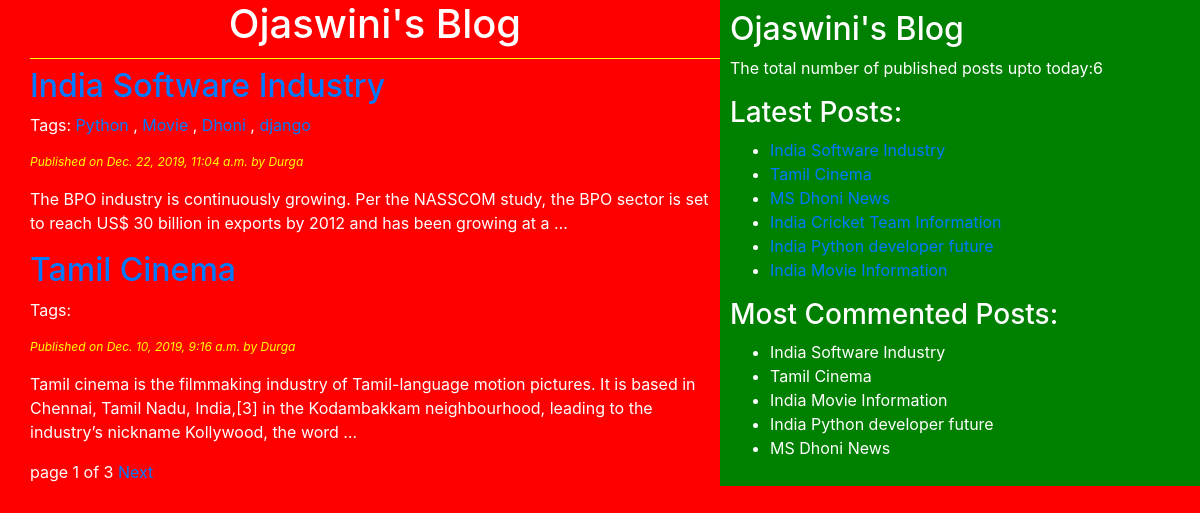
The page / on the database its author committed.
### blog/models.py (models this page shows, shortened)
class Post(models.Model):
    STATUS_CHOICES=(('draft','Draft'),('published','Published'))
    title=models.CharField(max_length=264)
    slug=models.SlugField(max_length=264,unique_for_date='publish')
    author=models.ForeignKey(User,on_delete=models.PROTECT,related_name='blog_posts')
    body=models.TextField()
    publish=models.DateTimeField(default=timezone.now)
    created=models.DateTimeField(auto_now_add=True)
    updated=models.DateTimeField(auto_now_add=True)
    status=models.CharField(max_length=10,choices=STATUS_CHOICES,default='draft')
    objects=CustomManager()
    tags=TaggableManager()
    class Meta:
        ordering=('-publish',)
    def get_absolute_url(self):
        return reverse('post_detail',args=[self.publish.year,self.publish.strftime('%m'),
                                            self.publish.strftime('%d'),self.slug])

### blog/views.py (the view)
# urls.py: url(r'^$',views.post_list_view),
def post_list_view(request,tag_slug=None):
    post_list=Post.objects.all()
    tag=None
    if tag_slug:
        tag=get_object_or_404(Tag,slug=tag_slug)
        post_list=post_list.filter(tags__in=[tag])
    paginator=Paginator(post_list,2)
    page_number=request.GET.get('page')
    try:
        post_list=paginator.page(page_number)
    except PageNotAnInteger:
        post_list=paginator.page(1)
    except EmptyPage:
        post_list=paginator.page(paginator.num_pages)
    return render(request,'blog/post_list.html',{'post_list':post_list})

### blog/models.py (called while the page is built)
    def get_queryset(self):
        return super().get_queryset().filter(status='published')

### blog/templatetags/blog_tags.py (called while the page is built)
@register.simple_tag
def total_posts():
    return Post.objects.count()

@register.inclusion_tag('blog/latest_posts123.html')
def show_latest_posts(count=5):
    latest_posts=Post.objects.order_by('-publish')[:count]
    return{'latest_posts':latest_posts}

@register.simple_tag
def get_most_commented_posts(count=5):
    return Post.objects.annotate(total_comments=Count('comments')).order_by('-total_comments')[:count]

### templates/blog/post_list.html (shortened to what this page needs)
{%extends 'blog/base.html'%}
{%block content_block%}
  <h1>Ojaswini's Blog</h1>
  {%for post in post_list%}
     <h2><a href="{{post.get_absolute_url}}">{{post.title}}</h2></a>
     <p>Tags:
       {%for tag in post.tags.all%}
       <a href="{%url 'post_list_by_tag_name' tag.slug %}">{{tag.name}}</a>
       {%if not forloop.last%},{%endif%}
       {%endfor%}
     </p>
     <p id='date'>Published on {{post.publish}} by {{post.author|title}}</p>
     {{post.body|truncatewords:30|linebreaks}}
  {%endfor%}
  {%include 'blog/pagination.html' with page=post_list%}
{%endblock%}

### templates/blog/base.html (shortened to what this page needs)
<!DOCTYPE html>
{% load i18n %}
{%load blog_tags%}
{%load staticfiles%}
<html lang="en" dir="ltr">
  <head>
    <link rel="stylesheet" href="https://stackpath.bootstrapcdn.com/bootstrap/4.3.1/css/bootstrap.min.css">
    <link rel="stylesheet" href="{%static "blog.css"%}">
  </head>
  <body>
    <div class="content">
      {%block content_block%}{%endblock%}
    </div>
    <div class="sidebar">
      <h2>Ojaswini's Blog</h2>
      <p>The total number of published posts upto today:{%total_posts%}</p>
      <h3>Latest Posts:</h3>{%show_latest_posts 100%}
      <h3>Most Commented Posts:</h3>
      {%get_most_commented_posts as most_commented_posts%}
      <ul>
        {%for post in most_commented_posts%}
        <li> <a href="{{post.get_absolute_url}}" id='la'></a>{{post.title}} </li>
        {%endfor%}
      </ul>
    </div>
  </body>
</html>

### templates/blog/pagination.html (shortened to what this page needs)
<div class="paginator">
  <span class='current'>
    page {{page.number}} of {{page.paginator.num_pages}}
  </span>
  <span>
    {% if page.has_next%}
     <a href="?page={{page.next_page_number}}">Next</a>
    {%endif%}
  </span>
</div>

### templates/blog/latest_posts123.html
<ul>
   {%for post in latest_posts%}
   <li><a href="{{post.get_absolute_url}}">{{post.title}}</a></li>
   {%endfor%}
</ul>

### static/blog.css (style rules this page uses)
.content { width:60%; float:left; padding:0 0 0 30px; background: red; height: 100% }
.sidebar { width:40%; float: right; padding:10px; background: green; height:100% }
h1 { text-align: center; border-bottom: 1px solid yellow; padding-bottom: 10px; }
body { color: white; background: red; }
#date { color: yellow; font-size: 12px; font-style: italic; }

### rows shown on the page
Post: title "India Software Industry", publish "Dec. 22, 2019, 11:04 a.m.", author "Durga", body "The BPO industry is continuously growing. Per the NASSCOM study, the BPO sector is set to reach US$ 30 billion in exports by 2012 and has been growing at a …"
Tag: name "Python"
Tag: name "Movie"
Tag: name "Dhoni"
Tag: name "django"
Post: title "Tamil Cinema", publish "Dec. 10, 2019, 9:16 a.m.", author "Durga", body "Tamil cinema is the filmmaking industry of Tamil-language motion pictures. It is based in Chennai, Tamil Nadu, India,[3] in the Kodambakkam neighbourhood, leading to the industry’s nickname Kollywood, the word …"
Post: title "MS Dhoni News"
Post: title "India Cricket Team Information"
Post: title "India Python developer future"
Post: title "India Movie Information"

### other values the page prints
{{ page.number }} "1"
{{ page.paginator.num_pages }} "3"
